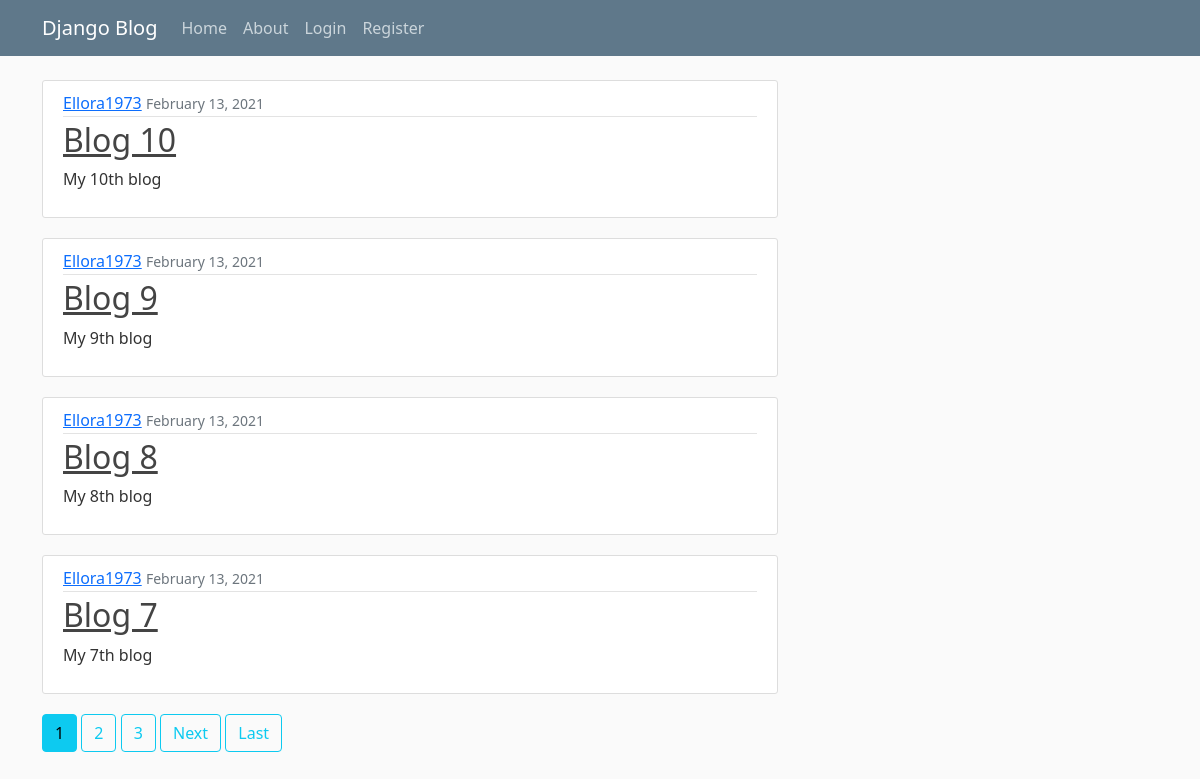
The page / on the database its author committed.
### blog/models.py (models this page shows, shortened)
class Post(models.Model):
    title = models.CharField(max_length = 256)
    content = models.TextField()
    date_posted = models.DateTimeField(default = timezone.now)
    author = models.ForeignKey(User, on_delete = models.CASCADE)

### blog/views.py (the view)
# urls.py: path('', PostListView.as_view(), name = 'blog-home'),
class PostListView(ListView):
    model = Post
    template_name = 'blog/home.html'
    context_object_name = 'posts'
    ordering = ['-date_posted']
    paginate_by = 4

### blog/templates/blog/home.html (shortened to what this page needs)
{% extends "blog/base.html" %}
{% block content %}
    {% for post in posts %}
        <article class="media content-section">
        <div class="media-body">
            <div class="article-metadata">
            <a class="mr-2" href="{% url 'user-posts' post.author.username %}">{{ post.author }}</a>
            <small class="text-muted">{{ post.date_posted|date:"F d, Y" }}</small>
            </div>
            <h2><a class="article-title" href="{% url 'post-detail' post.id %}">{{ post.title }}</a></h2>
            <p class="article-content">{{ post.content }}</p>
        </div>
        </article>
    {% endfor %}
    {% if is_paginated %}
            {% for num in page_obj.paginator.page_range %}
                {% if page_obj.number == num %}
                    <a class="btn btn-info mb-4" href="?page={{ num }}">{{ num }}</a>
                {% elif num > page_obj.number|add:'-3' and num < page_obj.number|add:'3' %}
                    <a class="btn btn-outline-info mb-4" href="?page={{ num }}">{{ num }}</a>
                {% endif %}
            {% endfor %}
            {% if page_obj.has_next %}
            <a class = "btn btn-outline-info mb-4" href = "?page={{ page_obj.next_page_number }}">Next</a>
            <a class = "btn btn-outline-info mb-4" href = "?page= {{ page_obj.paginator.num_pages }}">Last</a>
            {% endif %}
    {% endif %}
{% endblock %}

### blog/templates/blog/base.html (shortened to what this page needs)
{% load static %}
<!DOCTYPE html>
<html>
    <head>
    <link href="https://cdn.jsdelivr.net/npm/bootstrap@5.0.0-beta1/dist/css/bootstrap.min.css" rel="stylesheet">
    <link rel="stylesheet" type="text/css" href="{% static 'blog/main.css' %}">
    </head>
    <body>
        <header class="site-header">
        <nav class="navbar navbar-expand-md navbar-dark bg-steel fixed-top">
            <div class="container">
            <a class="navbar-brand mr-4" href="{% url 'blog-home' %}">Django Blog</a>
            <div class="collapse navbar-collapse" id="navbarToggle">
                <div class="navbar-nav mr-auto">
                <a class="nav-item nav-link" href="{% url 'blog-home' %}">Home</a>
                <a class="nav-item nav-link" href="{% url 'blog-about' %}">About</a>
                </div>
                <div class="navbar-nav">
                {% if user.is_authenticated %}
                <a class="nav-item nav-link" href="{% url 'post-create' %}">New Post</a>
                <a class="nav-item nav-link" href="{% url 'profile' %}">Profile</a>
                <a class="nav-item nav-link" href="{% url 'logout' %}">Logout</a>
                {% else %}
                <a class="nav-item nav-link" href="{% url 'login' %}">Login</a>
                <a class="nav-item nav-link" href="{% url 'register' %}">Register</a>
                {% endif %}
                </div>
            </div>
            </div>
        </nav>
        </header>
        <main role="main" class="container">
        <div class="row">
            <div class="col-md-8">
            {% block content %}{% endblock %}
            </div>
        </div>
        </main>
    </body>
</html>

### blog/static/blog/main.css (style rules this page uses)
body { background: #fafafa; color: #333333; margin-top: 5rem; }
h1, h2, h3, h4, h5, h6 { color: #444444; }
.bg-steel { background-color: #5f788a; }
.site-header .navbar-nav .nav-link { color: #cbd5db; }
.content-section { background: #ffffff; padding: 10px 20px; border: 1px solid #dddddd; border-radius: 3px; margin-bottom: 20px; }
.article-title { color: #444444; }
.article-content { white-space: pre-line; }
.article-metadata { padding-bottom: 1px; margin-bottom: 4px; border-bottom: 1px solid #e3e3e3 }

### rows shown on the page
Post: author "Ellora1973", date_posted "February 13, 2021", title "Blog 10", content "My 10th blog"
Post: author "Ellora1973", date_posted "February 13, 2021", title "Blog 9", content "My 9th blog"
Post: author "Ellora1973", date_posted "February 13, 2021", title "Blog 8", content "My 8th blog"
Post: author "Ellora1973", date_posted "February 13, 2021", title "Blog 7", content "My 7th blog"

### other values the page prints
{{ num }} "1"
{{ num }} "2" "3"
